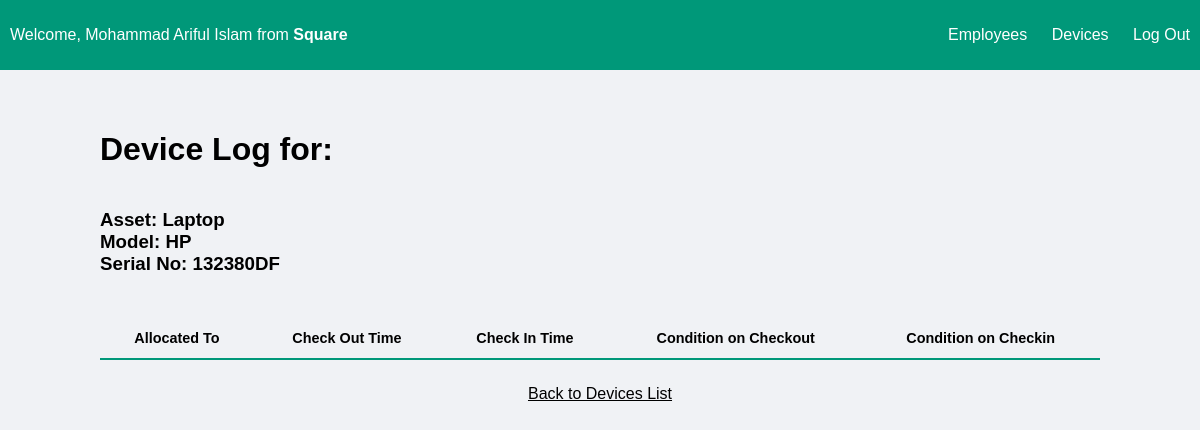
The app's page /devices/log/1/ (signed in), older data.
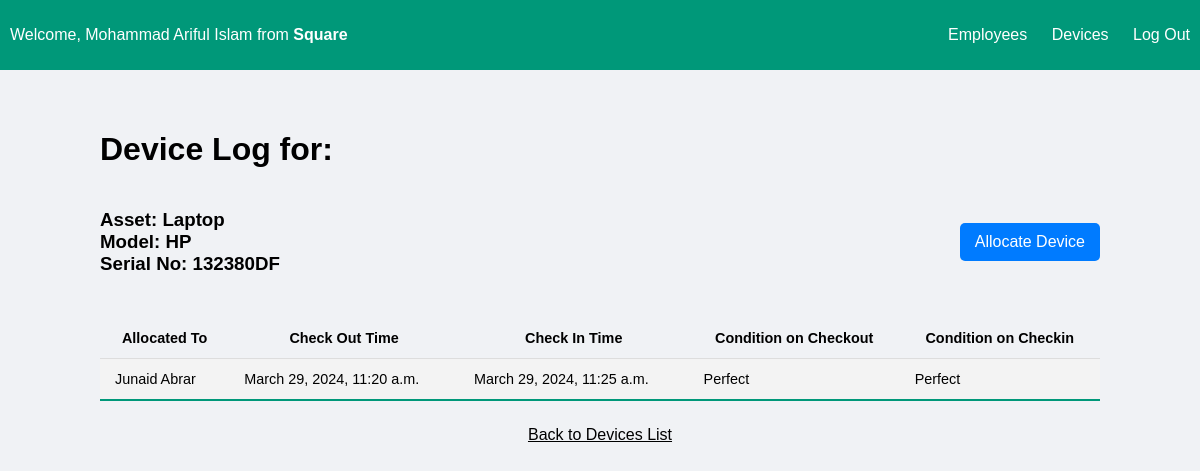
The same page, newer data.
### assetTracker/models.py (models this page shows, shortened)
class Employee(models.Model):
    user = models.OneToOneField(User, on_delete=models.CASCADE, null=True, blank=True)
    name = models.CharField(max_length=100)
    company = models.ForeignKey(Company, on_delete=models.CASCADE)
    employee_type = models.CharField(max_length=20, choices=(('staff', 'Staff'), ('general', 'General Employee')))
    department = models.CharField(max_length=100)
    role = models.CharField(max_length=100)

class Company(models.Model):
    name = models.CharField(max_length=100)

class Device(models.Model):
    name = models.CharField(max_length=100)
    serial_number = models.CharField(max_length=100, unique=True)
    model = models.CharField(max_length=100)
    STATUS_CHOICES = [
        ('available', 'Available'),
        ('checked_out', 'Checked Out'),
        ('in_repair', 'In Repair'),
        ('out_of_service', 'Out of Service'),
    ]
    status = models.CharField(max_length=50, choices=STATUS_CHOICES, default='available')
    company = models.ForeignKey(Company, on_delete=models.CASCADE)
    created_at = models.DateTimeField(auto_now_add=True)

class DeviceLog(models.Model):
    device = models.ForeignKey(Device, on_delete=models.CASCADE)
    employee = models.ForeignKey(Employee, on_delete=models.CASCADE)
    check_out_time = models.DateTimeField(default=timezone.now)
    check_in_time = models.DateTimeField(null=True, blank=True)
    condition_on_checkout = models.CharField(max_length=100)
    condition_on_checkin = models.CharField(max_length=100, null=True, blank=True)

### assetTracker/views.py (the view)
# urls.py: path('devices/log/<int:pk>/', views.view_device_log, name='view_device_log'),
@login_required(login_url='login')
def view_device_log(request, pk):
    device = get_object_or_404(Device, pk=pk, company=request.user.employee.company)
    logs = DeviceLog.objects.filter(device=device).order_by('-check_out_time')
    return render(request, 'device_log.html', {'device': device, 'logs': logs})

### assetTracker/templates/device_log.html (shortened to what this page needs)
{% extends 'navbar.html' %} {% block content %}
<div class="content-container">
    <h1>Device Log for:</h1>
    <div class="header-with-button">
        <h3>
            Asset: {{ device.name }}
            <br />
            Model: {{ device.model }} <br />
            Serial No: {{ device.serial_number }}
        </h3>
        {% if device.status == 'available' %}
        <a href="{% url 'allocate_device' device.id %}" class="action-button">Allocate Device</a>
        {% elif device.status == 'checked_out' %}
        <a href="{% url 'checkin_device' device.id %}" class="action-button">Check-in Device</a>
        {% endif %}
    </div>
    <table class="styled-table">
        <tr>
            <th>Allocated To</th>
            <th>Check Out Time</th>
            <th>Check In Time</th>
            <th>Condition on Checkout</th>
            <th>Condition on Checkin</th>
        </tr>
        {% for log in logs %}
        <tr>
            <td>{{ log.employee.name }}</td>
            <td>{{ log.check_out_time }}</td>
            {% if log.check_in_time is None %}
            <td>-</td>
            {% else %}
            <td>{{ log.check_in_time }}</td>
            {% endif %}
            <td>{{ log.condition_on_checkout }}</td>
            {% if log.condition_on_checkin is None %}
            <td>-</td>
            {% else %}
            <td>{{ log.condition_on_checkin }}</td>
            {% endif %}
        </tr>
        {% endfor %}
    </table>
    <a href="{% url 'list_devices' %}" style="display: flex; justify-content: center" class="back-link">Back to Devices
        List</a>
    {% endblock content %}

### assetTracker/templates/navbar.html (shortened to what this page needs)
<!DOCTYPE html>
{% load static %}
<html lang="en">
<head>
    <link rel="stylesheet" href="{% static 'style.css' %}" />
</head>
<body>
    <div class="navbar">
        {% if request.user.is_authenticated %}
        <span>Welcome, {{ request.user.employee.name }} from <b>{{ request.user.employee.company.name }}</b></span>
        <div class="navbar-links">
            <a href="{% url 'list_employees' %}">Employees</a>
            <a href="{% url 'list_devices' %}">Devices</a>
            <a href="{% url 'logout' %}">Log Out</a>
        </div>
        {% endif %}
    </div>
    {% block content %} {% endblock %}
</body>
</html>

### static/style.css (style rules this page uses)
body { background-color: #f0f2f5; margin: 0; padding: 0; font-family: Arial, sans-serif; }
.navbar { display: flex; justify-content: space-between; align-items: center; padding: 10px; background-color: #009879; color: white; height: 50px; }
.navbar span { margin-right: auto; / }
.navbar-links a { color: white; text-decoration: none; margin-left: 20px; padding: 10px 0; display: inline-block; height: 100%; box-sizing: border-box; }
.content-container { padding: 20px; margin: 20px auto; max-width: 1000px; }
.header-with-button { display: flex; justify-content: space-between; align-items: center; margin-bottom: 20px; }
.action-button { padding: 10px 15px; background-color: #007bff; color: white; text-decoration: none; border-radius: 5px; transition: background-color 0.3s ease; }
.styled-table { width: 100%; border-collapse: collapse; margin: 25px 0; font-size: 0.9em; min-width: 400px; border-radius: 5px 5px 0 0; overflow: hidden; }
.styled-table th, .styled-table td { padding: 12px 15px; }
.styled-table tbody tr { border-bottom: thin solid #dddddd; }
.styled-table tbody tr:nth-of-type(even) { background-color: #f3f3f3; }
.styled-table tbody tr:last-of-type { border-bottom: 2px solid #009879; }
.back-link { color: black; }

Row changes from the older to the newer data that the page shows:
changed Device "Laptop": status "in_repair" → "available" (drawn)
added DeviceLog: employee.name "Junaid Abrar", check_out_time "March 29, 2024, 11:20 a.m.", check_in_time "March 29, 2024, 11:25 a.m.", condition_on_checkout "Perfect", condition_on_checkin "Perfect"
Text that changed along with them:
text now shown: "Allocate Device"
